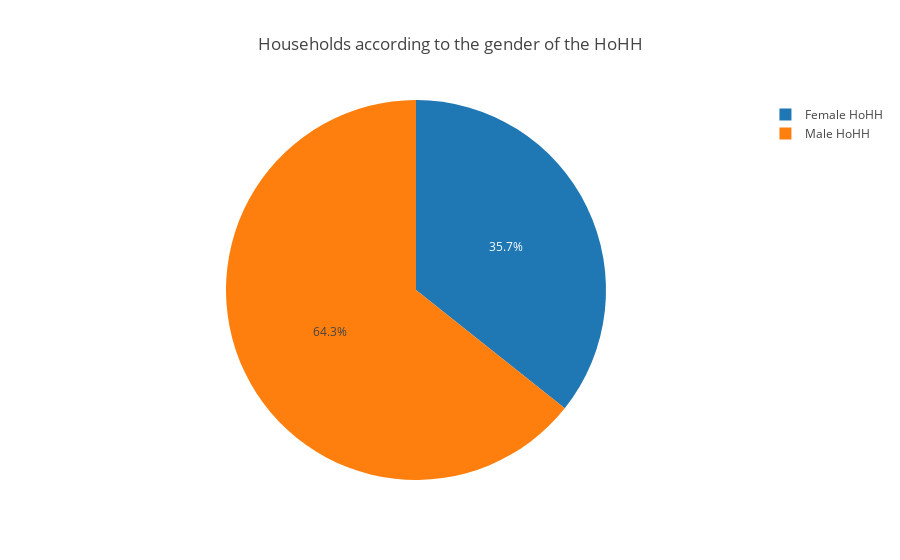

Notebook cell for this chart:
### Code cell
## Separate per HoHH gender

# Respondent is HH
reg_survey['married'] = reg_survey['respondant_marital_status'].str.match('married')
# Females HoHH
reg_survey_female_head = reg_survey[reg_survey['respondant_gender'].str.match('female') &
                                      reg_survey['respondant_head_hh'].str.match('yes')].copy()

# Females noHoHH
reg_survey_female_no_head = reg_survey[reg_survey['respondant_gender'].str.match('female') &
                                      reg_survey['respondant_head_hh'].str.match('no')].copy()

# Males HoHH + Female noHoHH married
reg_survey_male_head = reg_survey[reg_survey['respondant_gender'].str.match('male') &
                                      reg_survey['respondant_head_hh'].str.match('yes')].copy()
reg_survey_male_head = pd.concat([reg_survey_male_head,
                                  reg_survey_female_no_head[reg_survey_female_no_head['married']]])


# Add females nHoHH nM with male_adult to male_head
reg_survey_female_nHoHH_nM = reg_survey_female_no_head[~reg_survey_female_no_head['married']]
reg_survey_male_head = pd.concat([reg_survey_male_head,
                                  reg_survey_female_nHoHH_nM[reg_survey_female_nHoHH_nM['male_adult'] > 0]])

# Add females nHoHH nM with male_adult to female_head
reg_survey_female_head = pd.concat([reg_survey_female_head,
                                    reg_survey_female_nHoHH_nM[reg_survey_female_nHoHH_nM['male_adult'] == 0]])

# Add males nHoHH with male_adult to male_head
reg_survey_male_nHoHH = reg_survey[reg_survey['respondant_gender'].str.match('male') &
                                      reg_survey['respondant_head_hh'].str.match('no')].copy()
reg_survey_maleHoHH = pd.concat([reg_survey_male_head,
                                  reg_survey_male_nHoHH[reg_survey_male_nHoHH['male_adult'] > 0]])

# Add females nHoHH with male_adult to female_head
reg_survey_femHoHH = pd.concat([reg_survey_female_head,
                                  reg_survey_male_nHoHH[reg_survey_male_nHoHH['male_adult'] == 0]])

HoHH = {}
HoHH['Male HoHH'] = reg_survey_maleHoHH['deviceid'].count()
HoHH['Female HoHH'] = reg_survey_femHoHH['deviceid'].count()

HoHH = pd.Series(HoHH)

fig = {
    "layout": {
        "title": "Households according to the gender of the HoHH"
    },
    "data": [
        {
            "values": HoHH.values,
            "labels": HoHH.index.values,
            "type": "pie",
            "sort": False
        }
    ]
}

iplot(fig)

### Figure 1 — Plotly figure (JSON) as saved in the notebook; plotly's stock layout.template omitted (floating-point values rounded to 4 significant figures)
{"data": [{"labels": ["Female HoHH", "Male HoHH"], "sort": false, "type": "pie", "values": [187, 337]}], "layout": {"title": "Households according to the gender of the HoHH"}}
